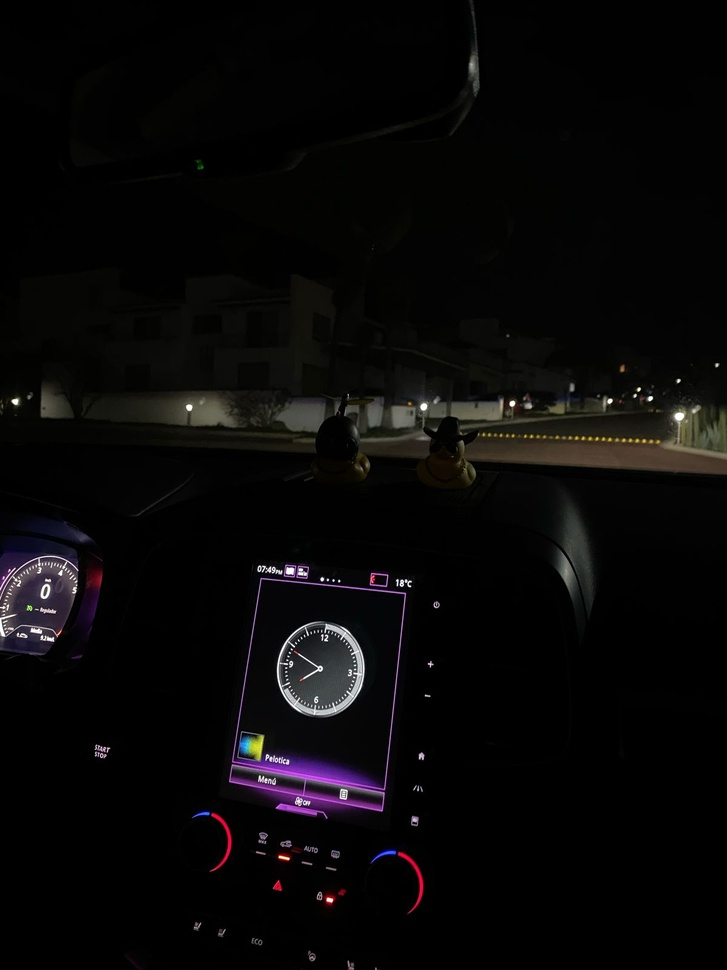
%> input picture Computer Vision/2.4/car_dark.jpeg, 727 x 970 px, shrunk from 1200 x 1600 before the run
$ octave estiramiento_hist.m   (GNU Octave 9; MATLAB toolbox functions it lacks are replaced by stand-ins)
%> lines starting %> are read from the running program, lines starting %| are printed output that depends on the picture
clear all;
close all;
clc;

Img1 = imread('car_dark.jpeg');
%> Img1 is the input picture: size 970x727x3 uint8; mean R, G, B 8.7, 7.7, 7.8
Img1 = im2double(Img1);
%> Img1: size 970x727x3 double

figure;
subplot(2,2,1); imshow(Img1); title('Imagen original');
subplot(2,2,2); imhist(Img1); title('Histograma');

m = 0;
M = 0.2;
ImgRes = ((Img1-m)*1.0/(M-m));
subplot(2,2,3); imshow(ImgRes); title('Imagen resultante');
%> after `imshow(ImgRes)`:
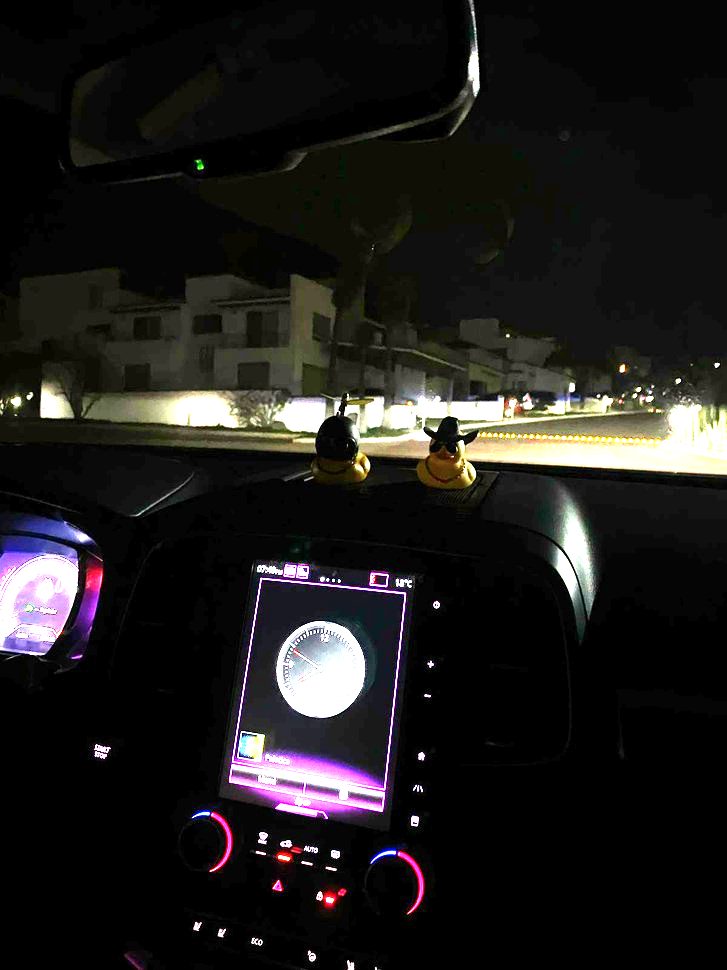
%> displayed picture: size 970x727x3, on the screen's scale of 0 to 255; mean R, G, B 30.9, 29.1, 28
subplot(2,2,4); imhist(ImgRes); title('Histograma resultante');
%> after `title('Histograma resultante')`:
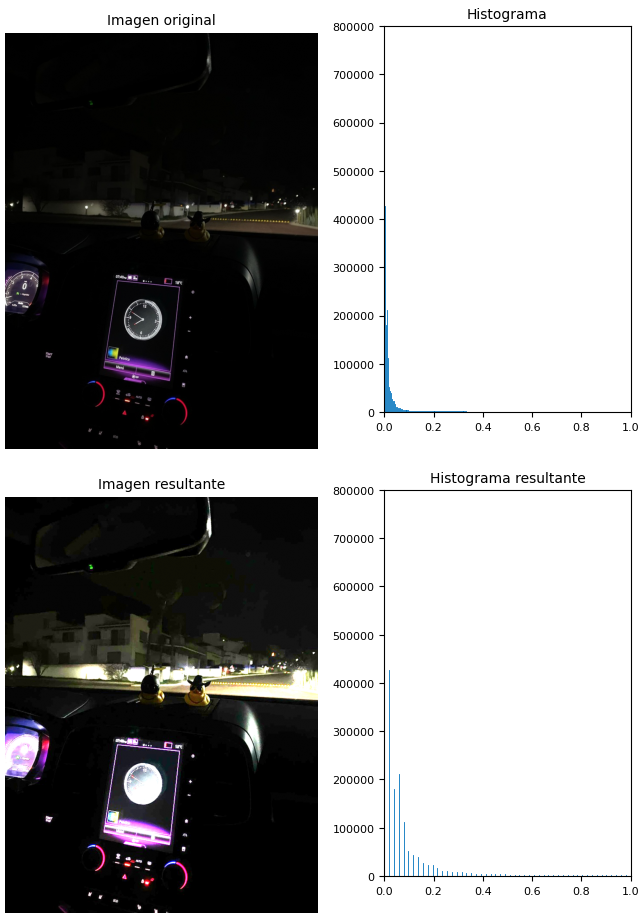
%> figure redrawn from the program's plot data, 4 panels

#imwrite(ImgRes, "Car_light.jpeg");

$ run again, with Computer Vision/2.4/circus_dark.jpeg copied over Computer Vision/2.4/car_dark.jpeg
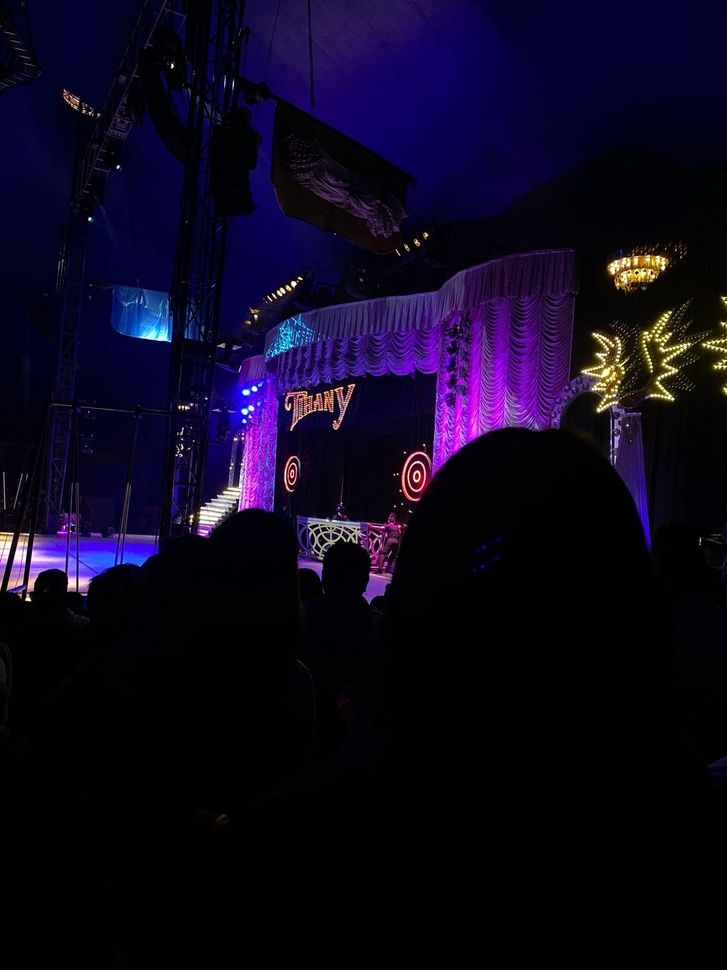
%> input picture Computer Vision/2.4/circus_dark.jpeg, 727 x 970 px, shrunk from 1200 x 1600 before the run
%> Img1 is the input picture: size 970x727x3 uint8; mean R, G, B 13.6, 7.9, 30.2
%> Img1: size 970x727x3 double
%> `imshow(ImgRes)`:
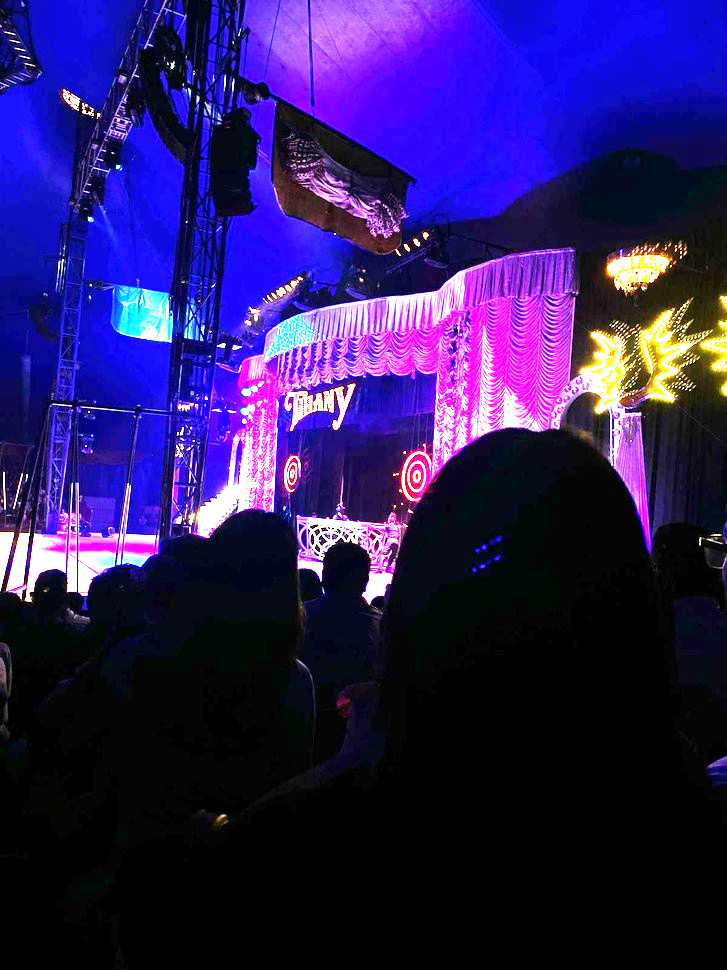
%> displayed picture: size 970x727x3, on the screen's scale of 0 to 255; mean R, G, B 43.7, 27.9, 96.7
%> `title('Histograma resultante')`:
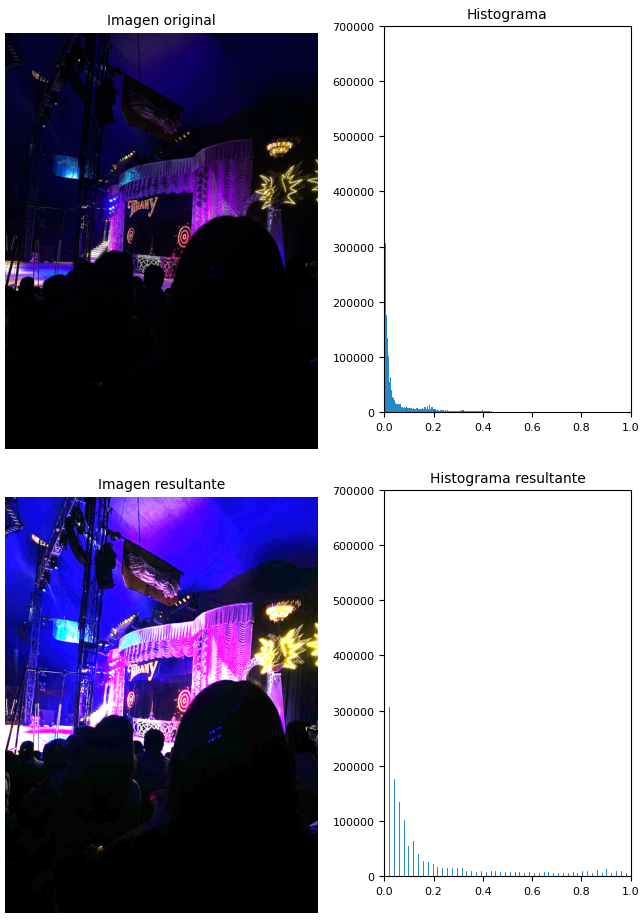
%> figure redrawn from the program's plot data, 4 panels
